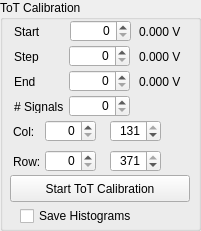
       <widget class="QGroupBox" name="groupBox_14">
        <property name="geometry">
         <rect>
          <x>240</x>
          <y>390</y>
          <width>201</width>
          <height>231</height>
         </rect>
        </property>
        <property name="title">
         <string>ToT Calibration</string>
        </property>
        <widget class="QLabel" name="label_21">
         <property name="geometry">
          <rect>
           <x>14</x>
           <y>100</y>
           <width>50</width>
           <height>13</height>
          </rect>
         </property>
         <property name="text">
          <string># Signals</string>
         </property>
        </widget>
        <widget class="QSpinBox" name="SB_ToTCal_End">
         <property name="geometry">
          <rect>
           <x>69</x>
           <y>70</y>
           <width>61</width>
           <height>22</height>
          </rect>
         </property>
         <property name="statusTip">
          <string>Last Value (DAC Tics)</string>
         </property>
         <property name="whatsThis">
          <string>Last Value (DAC Tics)</string>
         </property>
         <property name="alignment">
          <set>Qt::AlignRight|Qt::AlignTrailing|Qt::AlignVCenter</set>
         </property>
         <property name="maximum">
          <number>255</number>
         </property>
        </widget>
        <widget class="QSpinBox" name="SB_ToTCal_NumSignals">
         <property name="geometry">
          <rect>
           <x>69</x>
           <y>95</y>
           <width>61</width>
           <height>22</height>
          </rect>
         </property>
         <property name="statusTip">
          <string>Last Value (DAC Tics)</string>
         </property>
         <property name="whatsThis">
          <string>Last Value (DAC Tics)</string>
         </property>
         <property name="alignment">
          <set>Qt::AlignRight|Qt::AlignTrailing|Qt::AlignVCenter</set>
         </property>
         <property name="maximum">
          <number>65535</number>
         </property>
        </widget>
        <widget class="QLabel" name="L_ToTCal_Start">
         <property name="geometry">
          <rect>
           <x>139</x>
           <y>25</y>
           <width>47</width>
           <height>13</height>
          </rect>
         </property>
         <property name="text">
          <string>0.000 V</string>
         </property>
        </widget>
        <widget class="QLabel" name="L_ToTCal_Step">
         <property name="geometry">
          <rect>
           <x>139</x>
           <y>50</y>
           <width>47</width>
           <height>13</height>
          </rect>
         </property>
         <property name="text">
          <string>0.000 V</string>
         </property>
        </widget>
        <widget class="QLabel" name="label_26">
         <property name="geometry">
          <rect>
           <x>14</x>
           <y>25</y>
           <width>47</width>
           <height>13</height>
          </rect>
         </property>
         <property name="text">
          <string>Start</string>
         </property>
        </widget>
        <widget class="QLabel" name="L_ToTCal_End">
         <property name="geometry">
          <rect>
           <x>139</x>
           <y>75</y>
           <width>47</width>
           <height>13</height>
          </rect>
         </property>
         <property name="text">
          <string>0.000 V</string>
         </property>
        </widget>
        <widget class="QLabel" name="label_27">
         <property name="geometry">
          <rect>
           <x>14</x>
           <y>75</y>
           <width>47</width>
           <height>13</height>
          </rect>
         </property>
         <property name="text">
          <string>End</string>
         </property>
        </widget>
        <widget class="QSpinBox" name="SB_ToTCal_Step">
         <property name="geometry">
          <rect>
           <x>69</x>
           <y>45</y>
           <width>61</width>
           <height>22</height>
          </rect>
         </property>
         <property name="statusTip">
          <string>Step Width (DAC Tics)</string>
         </property>
         <property name="whatsThis">
          <string>Step Width (DAC Tics)</string>
         </property>
         <property name="alignment">
          <set>Qt::AlignRight|Qt::AlignTrailing|Qt::AlignVCenter</set>
         </property>
         <property name="maximum">
          <number>255</number>
         </property>
        </widget>
        <widget class="QLabel" name="label_28">
         <property name="geometry">
          <rect>
           <x>14</x>
           <y>50</y>
           <width>47</width>
           <height>13</height>
          </rect>
         </property>
         <property name="text">
          <string>Step</string>
         </property>
        </widget>
        <widget class="QSpinBox" name="SB_ToTCal_Start">
         <property name="geometry">
          <rect>
           <x>70</x>
           <y>20</y>
           <width>61</width>
           <height>22</height>
          </rect>
         </property>
         <property name="statusTip">
          <string>Initial Value (DAC Tics)</string>
         </property>
         <property name="whatsThis">
          <string>Initial Value (DAC Tics)</string>
         </property>
         <property name="alignment">
          <set>Qt::AlignRight|Qt::AlignTrailing|Qt::AlignVCenter</set>
         </property>
         <property name="maximum">
          <number>255</number>
         </property>
        </widget>
        <widget class="QSpinBox" name="SB_ToTCal_EndRow">
         <property name="geometry">
          <rect>
           <x>110</x>
           <y>150</y>
           <width>51</width>
           <height>22</height>
          </rect>
         </property>
         <property name="statusTip">
          <string>Stopping Row</string>
         </property>
         <property name="whatsThis">
          <string>Stopping Row</string>
         </property>
         <property name="alignment">
          <set>Qt::AlignRight|Qt::AlignTrailing|Qt::AlignVCenter</set>
         </property>
         <property name="maximum">
          <number>371</number>
         </property>
         <property name="value">
          <number>371</number>
         </property>
        </widget>
        <widget class="QLabel" name="label_29">
         <property name="geometry">
          <rect>
           <x>13</x>
           <y>155</y>
           <width>27</width>
           <height>13</height>
          </rect>
         </property>
         <property name="text">
          <string>Row:</string>
         </property>
        </widget>
        <widget class="QSpinBox" name="SB_ToTCal_StartRow">
         <property name="geometry">
          <rect>
           <x>45</x>
           <y>150</y>
           <width>51</width>
           <height>22</height>
          </rect>
         </property>
         <property name="statusTip">
          <string>Starting Row</string>
         </property>
         <property name="whatsThis">
          <string>Starting Row</string>
         </property>
         <property name="alignment">
          <set>Qt::AlignRight|Qt::AlignTrailing|Qt::AlignVCenter</set>
         </property>
         <property name="maximum">
          <number>371</number>
         </property>
         <property name="value">
          <number>0</number>
         </property>
        </widget>
        <widget class="QLabel" name="label_30">
         <property name="geometry">
          <rect>
           <x>13</x>
           <y>125</y>
           <width>27</width>
           <height>13</height>
          </rect>
         </property>
         <property name="text">
          <string>Col:</string>
         </property>
        </widget>
        <widget class="QSpinBox" name="SB_ToTCal_StartCol">
         <property name="geometry">
          <rect>
           <x>45</x>
           <y>120</y>
           <width>51</width>
           <height>22</height>
          </rect>
         </property>
         <property name="statusTip">
          <string>Starting Column</string>
         </property>
         <property name="whatsThis">
          <string>Starting Column</string>
         </property>
         <property name="alignment">
          <set>Qt::AlignRight|Qt::AlignTrailing|Qt::AlignVCenter</set>
         </property>
         <property name="maximum">
          <number>131</number>
         </property>
         <property name="value">
          <number>0</number>
         </property>
        </widget>
        <widget class="QSpinBox" name="SB_ToTCal_EndCol">
         <property name="geometry">
          <rect>
           <x>110</x>
           <y>120</y>
           <width>51</width>
           <height>22</height>
          </rect>
         </property>
         <property name="statusTip">
          <string>Stopping Column</string>
         </property>
         <property name="whatsThis">
          <string>Stopping Column</string>
         </property>
         <property name="alignment">
          <set>Qt::AlignRight|Qt::AlignTrailing|Qt::AlignVCenter</set>
         </property>
         <property name="maximum">
          <number>131</number>
         </property>
         <property name="value">
          <number>131</number>
         </property>
        </widget>
        <widget class="QPushButton" name="B_ToTCal_Start">
         <property name="geometry">
          <rect>
           <x>10</x>
           <y>175</y>
           <width>180</width>
           <height>27</height>
          </rect>
         </property>
         <property name="text">
          <string>Start ToT Calibration</string>
         </property>
        </widget>
        <widget class="QCheckBox" name="CB_ToTCal_SaveHists">
         <property name="geometry">
          <rect>
           <x>20</x>
           <y>205</y>
           <width>161</width>
           <height>22</height>
          </rect>
         </property>
         <property name="text">
          <string>Save Histograms</string>
         </property>
        </widget>
       </widget>
